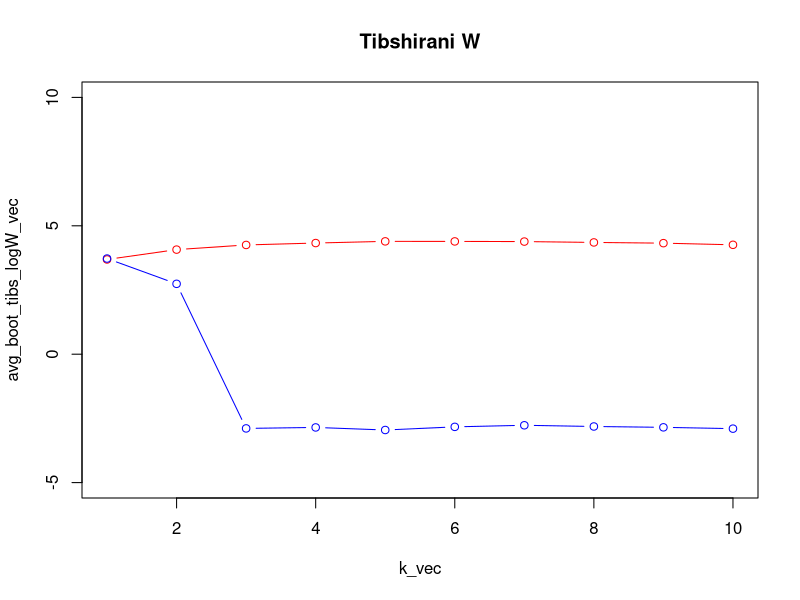
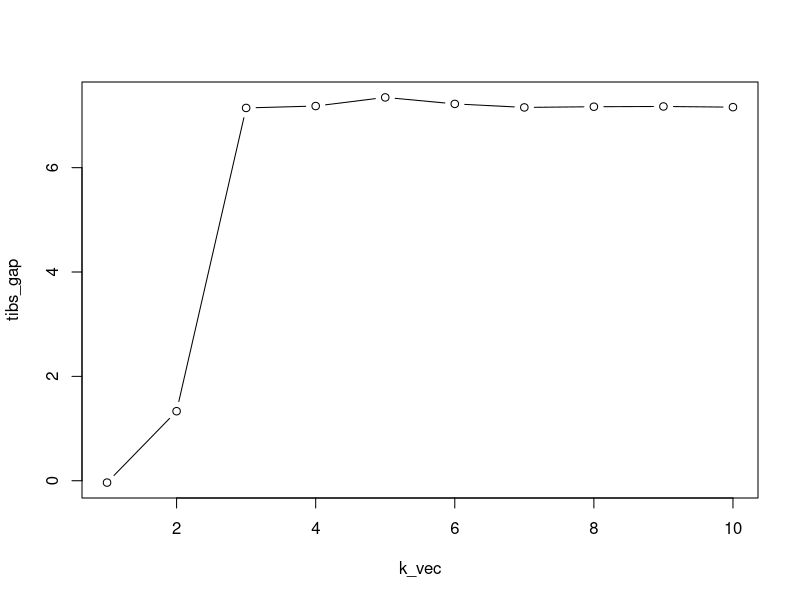
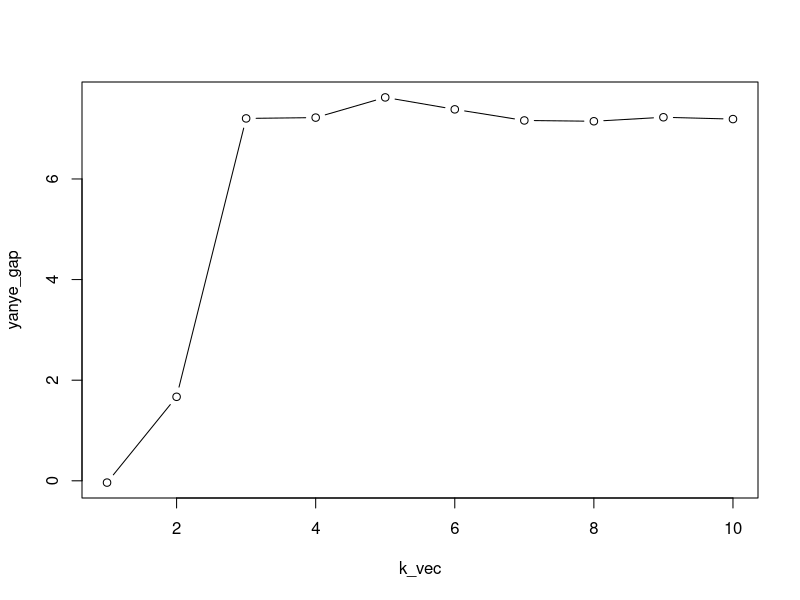

Write the R code that produced these figures, in order.
library(cluster)

set.seed(1)

nclust = 3
similarity = 5
n = 10
m = 5
sd = .1

get_data = \(nclust, similarity, n, m, sd) {
  data = matrix(0, nrow = nclust * n, ncol = m)
  means = seq(0, similarity * nclust, similarity)
  for (i in 0:(nclust-1)) {
    for (j in 1:m) {
      data[((n*i)+1):(n*(i+1)), j] = rnorm(n, mean = means[i+1], sd = sd)
    }
  }
  
  return(data)
}

data = get_data(nclust, similarity, n, m, sd)

tibshirani = \(kmeans) {
  withinss = kmeans$withinss
  size = kmeans$size
  W = 0
  k = length(withinss)
  for (i in 1:k) {
    W = W + withinss[i] / (2 * size[i])
  }
  return(W)
}

yanye = \(kmeans) {
  withinss = kmeans$withinss
  size = kmeans$size
  W = 0
  k = length(withinss)
  for (i in 1:k) {
    if (size[i] > 1) {
      W = W + withinss[i] / (2 * size[i] * (size[i] - 1))
    }
  }
  return(W)
}

get_null_data = \(data) {
  n = nrow(data)
  m = ncol(data)
  null_data = matrix(0, nrow = n, ncol = m)
  
  for (j in 1:m) {
    null_data[,j] = sample(data[,j], n, replace = T)
  }
  
  return(null_data)
}

best_k_means = \(data, k, nruns) {
  df = list()
  tot.withinss_vec = rep(0, nruns)
  for (i in 1:nruns) {
    k_means = kmeans(data, k)
    df[[i]] = k_means
    tot.withinss_vec[i] = k_means$tot.withinss
  }
  idx = which.min(tot.withinss_vec)
  return(df[[idx]])
}


nruns = 10
k_vec = 1:10
tibs_logW_vec = rep(0, length(k_vec))
yanye_logW_vec = rep(0, length(k_vec))

for (i in 1:length(k_vec)) {
  k_means = best_k_means(data, k_vec[i], nruns)
  tibs_logW_vec[i] = log(tibshirani(k_means))
  yanye_logW_vec[i] = log(yanye(k_means))
}

n_bootstrap = 30
boot_tibs_logW = matrix(0, nrow = n_bootstrap, ncol = length(k_vec))
boot_yanye_logW = matrix(0, nrow = n_bootstrap, ncol = length(k_vec))

for (j in 1:length(k_vec)) {
  for (i in 1:n_bootstrap){
    null_data = get_null_data(data)
    k_means_null = best_k_means(null_data, k_vec[j], nruns)
    boot_tibs_logW[i,j] = log(tibshirani(k_means_null))
    boot_yanye_logW[i,j] = log(yanye(k_means_null))
  }
}

avg_boot_tibs_logW_vec = colSums(boot_tibs_logW) / n_bootstrap
avg_boot_yanye_logW_vec = colSums(boot_yanye_logW) / n_bootstrap

plot(k_vec, avg_boot_tibs_logW_vec, type = 'b', col = 'red', main = 'Tibshirani W', ylim = c(-5, 10))
lines(k_vec, tibs_logW_vec, type = 'b', col = 'blue', main = 'Yan & Ye W')

tibs_gap = avg_boot_tibs_logW_vec - tibs_logW_vec
plot(k_vec, tibs_gap, type = 'b')

yanye_gap = avg_boot_yanye_logW_vec - yanye_logW_vec
plot(k_vec, yanye_gap, type = 'b')